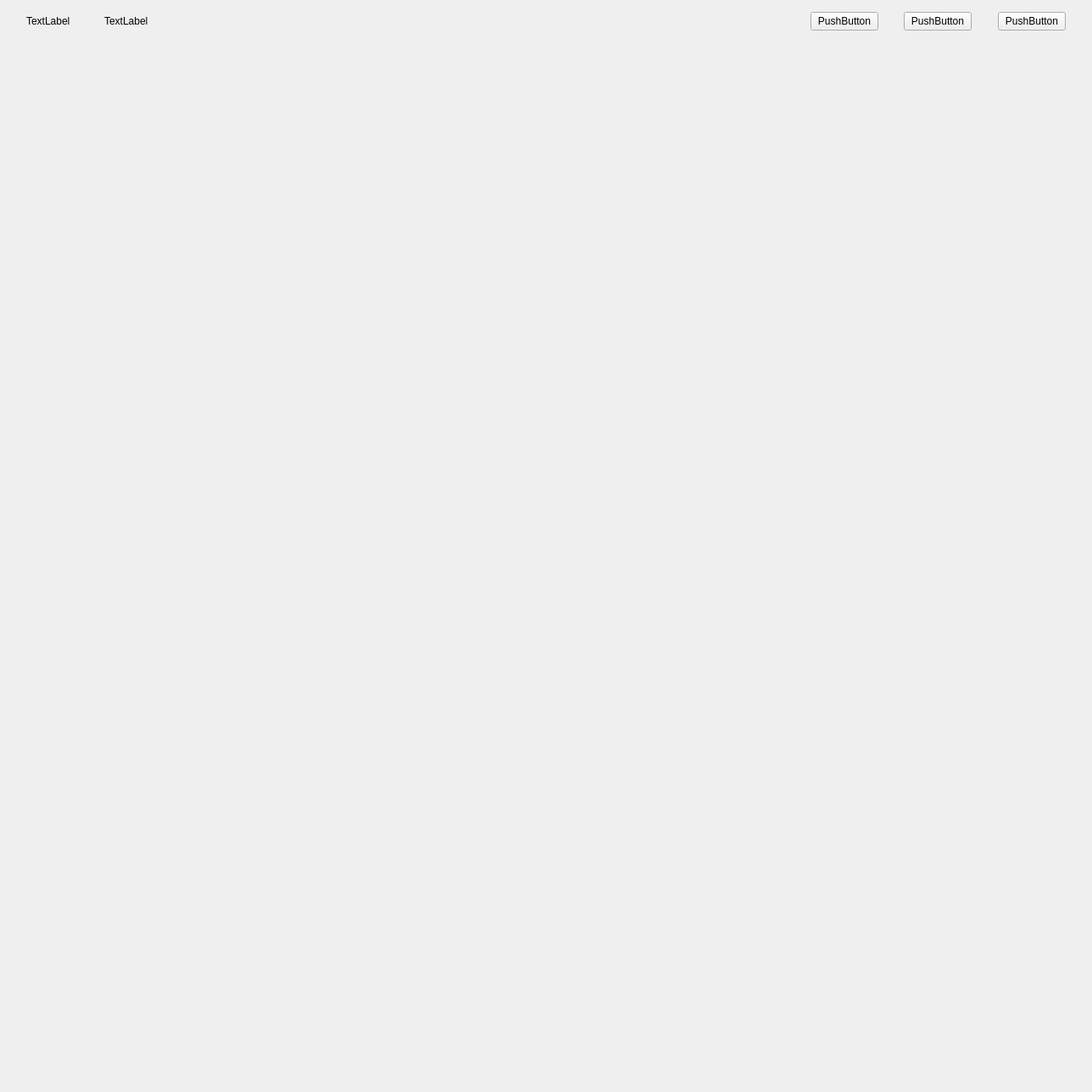
<?xml version="1.0" encoding="UTF-8"?>
<ui version="4.0">
 <class>Form</class>
 <widget class="QWidget" name="Form">
  <property name="geometry">
   <rect>
    <x>0</x>
    <y>0</y>
    <width>1288</width>
    <height>1288</height>
   </rect>
  </property>
  <property name="windowTitle">
   <string>Form</string>
  </property>
  <property name="windowOpacity">
   <double>1.000000000000000</double>
  </property>
  <layout class="QVBoxLayout" name="verticalLayout">
   <property name="spacing">
    <number>0</number>
   </property>
   <property name="leftMargin">
    <number>0</number>
   </property>
   <property name="topMargin">
    <number>0</number>
   </property>
   <property name="rightMargin">
    <number>0</number>
   </property>
   <property name="bottomMargin">
    <number>0</number>
   </property>
   <item>
    <widget class="QWidget" name="widget" native="true">
     <property name="maximumSize">
      <size>
       <width>16777215</width>
       <height>50</height>
      </size>
     </property>
     <layout class="QHBoxLayout" name="horizontalLayout" stretch="1,2,1,2,25,0,1,0,1,0,1">
      <property name="spacing">
       <number>0</number>
      </property>
      <property name="sizeConstraint">
       <enum>QLayout::SetDefaultConstraint</enum>
      </property>
      <property name="leftMargin">
       <number>0</number>
      </property>
      <property name="topMargin">
       <number>0</number>
      </property>
      <property name="rightMargin">
       <number>0</number>
      </property>
      <property name="bottomMargin">
       <number>0</number>
      </property>
      <item>
       <spacer name="horizontalSpacer">
        <property name="orientation">
         <enum>Qt::Horizontal</enum>
        </property>
        <property name="sizeHint" stdset="0">
         <size>
          <width>20</width>
          <height>20</height>
         </size>
        </property>
       </spacer>
      </item>
      <item>
       <widget class="QLabel" name="label">
        <property name="enabled">
         <bool>true</bool>
        </property>
        <property name="maximumSize">
         <size>
          <width>16777215</width>
          <height>16777215</height>
         </size>
        </property>
        <property name="text">
         <string>TextLabel</string>
        </property>
       </widget>
      </item>
      <item>
       <spacer name="horizontalSpacer_2">
        <property name="orientation">
         <enum>Qt::Horizontal</enum>
        </property>
        <property name="sizeHint" stdset="0">
         <size>
          <width>122</width>
          <height>20</height>
         </size>
        </property>
       </spacer>
      </item>
      <item>
       <widget class="QLabel" name="label_2">
        <property name="maximumSize">
         <size>
          <width>16777215</width>
          <height>16777215</height>
         </size>
        </property>
        <property name="text">
         <string>TextLabel</string>
        </property>
       </widget>
      </item>
      <item>
       <spacer name="horizontalSpacer_3">
        <property name="orientation">
         <enum>Qt::Horizontal</enum>
        </property>
        <property name="sizeHint" stdset="0">
         <size>
          <width>122</width>
          <height>20</height>
         </size>
        </property>
       </spacer>
      </item>
      <item>
       <widget class="QPushButton" name="pushButton">
        <property name="maximumSize">
         <size>
          <width>16777215</width>
          <height>16777215</height>
         </size>
        </property>
        <property name="text">
         <string>PushButton</string>
        </property>
       </widget>
      </item>
      <item>
       <spacer name="horizontalSpacer_4">
        <property name="orientation">
         <enum>Qt::Horizontal</enum>
        </property>
        <property name="sizeHint" stdset="0">
         <size>
          <width>123</width>
          <height>20</height>
         </size>
        </property>
       </spacer>
      </item>
      <item>
       <widget class="QPushButton" name="pushButton_2">
        <property name="maximumSize">
         <size>
          <width>16777215</width>
          <height>16777215</height>
         </size>
        </property>
        <property name="text">
         <string>PushButton</string>
        </property>
       </widget>
      </item>
      <item>
       <spacer name="horizontalSpacer_5">
        <property name="orientation">
         <enum>Qt::Horizontal</enum>
        </property>
        <property name="sizeHint" stdset="0">
         <size>
          <width>122</width>
          <height>20</height>
         </size>
        </property>
       </spacer>
      </item>
      <item>
       <widget class="QPushButton" name="pushButton_3">
        <property name="maximumSize">
         <size>
          <width>16777215</width>
          <height>16777215</height>
         </size>
        </property>
        <property name="text">
         <string>PushButton</string>
        </property>
       </widget>
      </item>
      <item>
       <spacer name="horizontalSpacer_6">
        <property name="orientation">
         <enum>Qt::Horizontal</enum>
        </property>
        <property name="sizeHint" stdset="0">
         <size>
          <width>122</width>
          <height>20</height>
         </size>
        </property>
       </spacer>
      </item>
     </layout>
    </widget>
   </item>
   <item>
    <widget class="QWidget" name="widget_2" native="true"/>
   </item>
  </layout>
 </widget>
 <resources/>
 <connections/>
</ui>
